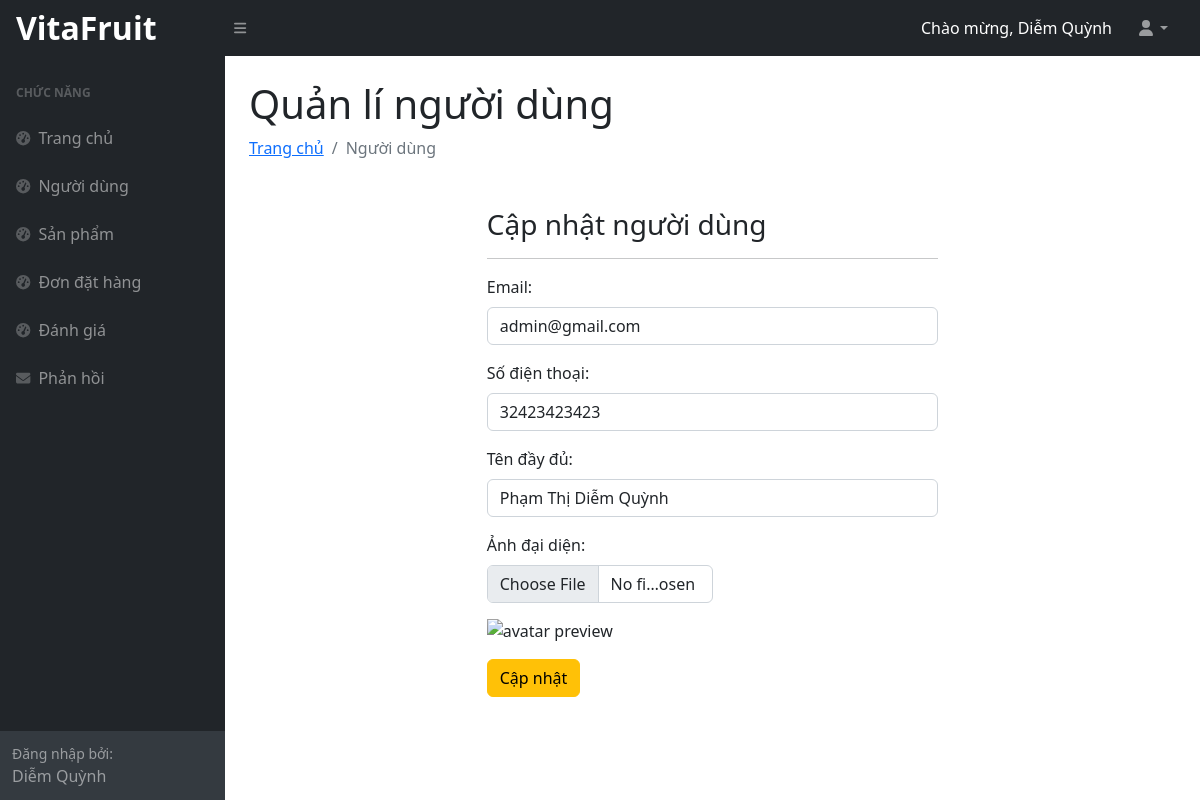
Screenshot of /src/admin/user/update.php?id=1 (signed in) with the database file from the repository.
### tables this page shows
CREATE TABLE `user` (
  `id` int NOT NULL AUTO_INCREMENT,
  `email` varchar(255) NOT NULL,
  `password` varchar(255) NOT NULL,
  `name` varchar(255) NOT NULL,
  `phone` varchar(20) DEFAULT NULL,
  `image` varchar(255) DEFAULT NULL,
  `roleID` int DEFAULT NULL,
  PRIMARY KEY (`id`),
  UNIQUE KEY `email_UNIQUE` (`email`),
  KEY `roleID` (`roleID`),
  CONSTRAINT `user_ibfk_1` FOREIGN KEY (`roleID`) REFERENCES `role` (`id`)
);

### include/database.php (called while the page is built, shortened)
<?php
    function connect()
    {
        $code = @mysqli_connect("localhost", "root", "");
        mysqli_select_db($code, "vitafruit");
        return $code;
    }
    function view(string $query)
    {
        $code = connect();
        $kq = mysqli_query($code, $query);
        return $kq;
    }
?>

### src/admin/user/update.php (the view, shortened to what this page needs)
<!DOCTYPE html>
<html lang="en">
<head>
    <link href="../resources/css/styles.css" rel="stylesheet" />
    <?php
        include_once '../../../include/database.php';
    ?>
    <?php
        $id = $_GET['id'];
        $query = "select * from user where id = ".$id;
        $kq = view($query);
        $user = mysqli_fetch_assoc($kq);
        $email = $user['email'];
        $fullname = $user['name'];
        $phone = $user['phone'];
    ?>
</head>
<body class="sb-nav-fixed">
    <?php include_once '../layout/header.php' ?>
    <div id="layoutSidenav">
        <?php include_once '../layout/sidebar.php' ?>
        <div id="layoutSidenav_content">
            <main>
                <div class="container-fluid px-4">
                    <h1 class="mt-4">Quản lí người dùng</h1>
                    <ol class="breadcrumb mb-4">
                        <li class="breadcrumb-item"><a href="/admin">Trang chủ</a></li>
                        <li class="breadcrumb-item active">Người dùng</li>
                    </ol>
                    <div class="mt-5">
                        <div class="row">
                            <div class="col-md-6 col-12 mx-auto">
                                <h3>Cập nhật người dùng</h3>
                                <hr />
                                <form method="post" action="" enctype="multipart/form-data">
                                    <div class="mb-3">
                                        <label class="form-label">Email:</label>
                                        <input type="email" class="form-control" name="email" readonly="true"
                                            value="<?php echo isset($email) ? $email : ''; ?>" />
                                    </div>
                                    <div class="mb-3">
                                        <label class="form-label">Số điện thoại:</label>
                                        <input type="text"
                                            class="form-control <?php echo !empty($error['phone']) ? 'is-invalid' : ''; ?>"
                                            name="phone" value="<?php echo isset($phone) ? $phone : ''; ?>" />
                                    </div>
                                    <div class="mb-3">
                                        <label class="form-label">Tên đầy đủ:</label>
                                        <input type="text"
                                            class="form-control <?php echo !empty($error['fullname']) ? 'is-invalid' : ''; ?>"
                                            name="fullname" value="<?php echo isset($fullname) ? $fullname : ''; ?>" />
                                    </div>
                                    <div class="mb-3 col-12 col-md-6">
                                        <label for="avatarFile" class="form-label">Ảnh đại diện:</label>
                                        <input class="form-control" type="file" id="avatarFile"
                                            accept=".png, .jpg, .jpeg" name="DiemQuynhFile" />
                                    </div>
                                    <div class="col-12 mb-3">
                                        <img style="max-height: 250px; display: none;" alt="avatar preview"
                                            id="avatarPreview" />
                                    </div>
                                    <button type="submit" class="btn btn-warning">Cập nhật</button>
                                </form>
                            </div>
                        </div>
                    </div>
                </div>
            </main>
        </div>
    </div>
</body>
</html>

### rows the page displays
user: email "admin@gmail.com", phone "32423423423", fullname "Phạm Thị Diễm Quỳnh"
